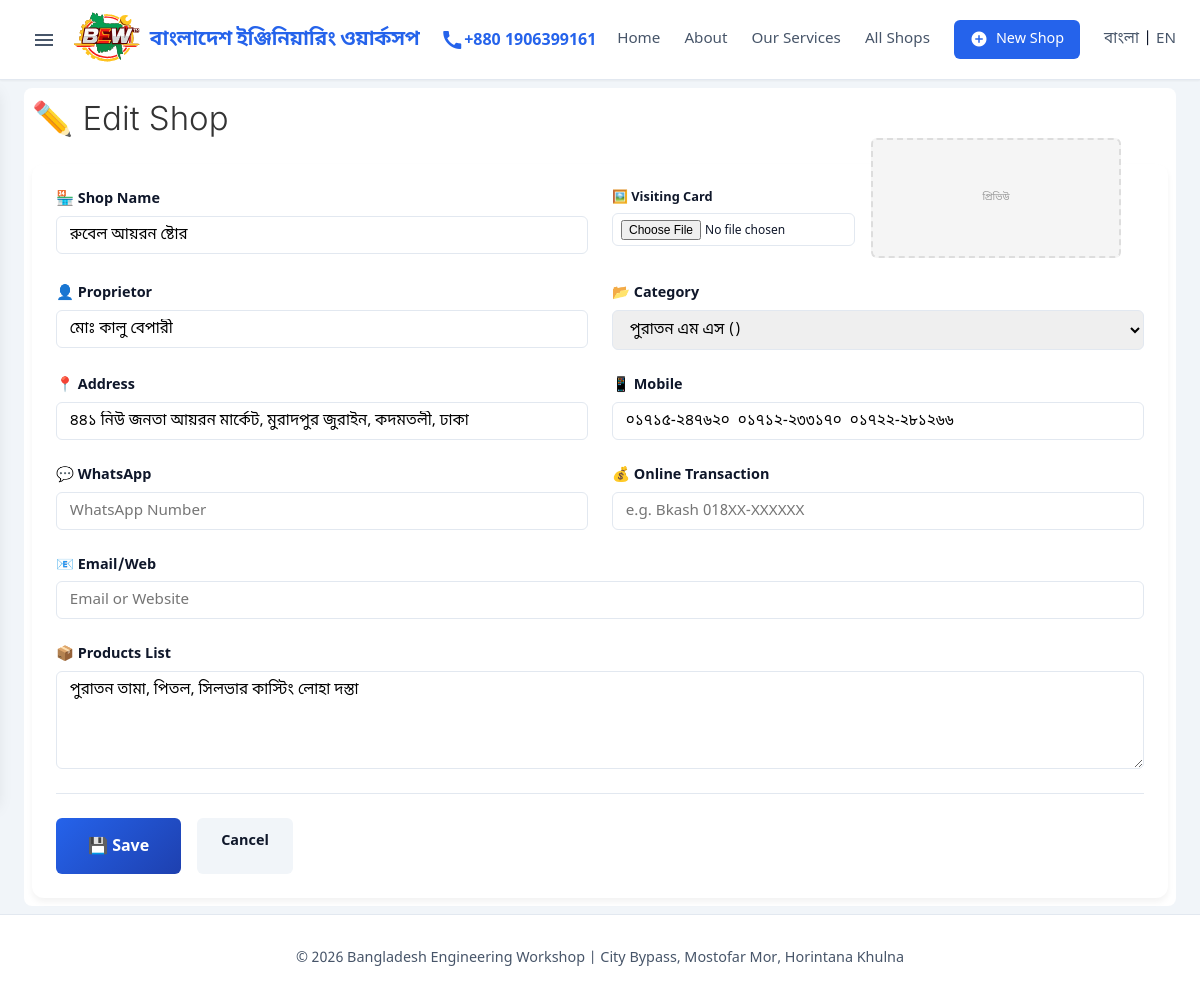
Page /shop/edit/3 on the committed database.
### database.py (models this page shows)
class Shop(db.Model):
    __tablename__ = 'shops'
    id = db.Column(db.Integer, primary_key=True)
    category_id = db.Column(db.Integer, db.ForeignKey('categories.id'))
    serial_no = db.Column(db.String(5000))
    name = db.Column(db.String(20000))
    proprietor = db.Column(db.String(10000))
    address = db.Column(db.Text)
    mobile = db.Column(db.String(10000))
    transaction_status = db.Column(db.String(10000))
    whatsapp = db.Column(db.String(5000))
    email_web = db.Column(db.String(10000))
    products = db.Column(db.Text)
    visiting_card = db.Column(db.String(5000))
    created_at = db.Column(db.DateTime, default=datetime.datetime.now)
    updated_at = db.Column(db.DateTime, default=datetime.datetime.now, onupdate=datetime.datetime.now)
    def to_dict(self):
        return {
            'id': self.id,
            'category_id': self.category_id,
            'category_name': self.category.name if self.category else '',
            'category_name_english': self.category.name_english if self.category else '',
            'serial_no': self.serial_no,
            'name': self.name,
            'proprietor': self.proprietor,
            'address': self.address,
            'mobile': self.mobile,
            'transaction_status': self.transaction_status,
            'whatsapp': self.whatsapp,
            'email_web': self.email_web,
            'products': self.products,
            'visiting_card': self.visiting_card,
            'created_at': self.created_at.isoformat() if self.created_at else None,
            'updated_at': self.updated_at.isoformat() if self.updated_at else None
        }

### app.py (the view, shortened to what this page needs)
@app.route('/shop/edit/<int:shop_id>', methods=['GET', 'POST'])
def edit_shop(shop_id):
    shop = db.get_shop_by_id(shop_id)
    if not shop:
        flash('দোকান খুঁজে পাওয়া যায়নি!', 'error')
        return redirect(url_for('index'))
    categories = db.get_all_categories()
    return render_template('shop_form.html', categories=categories, shop=shop, action='edit', shop_id=shop_id)

### app.py (called while the page is built)
def get_locale():
    if 'lang' in session:
        return session['lang']
    return request.accept_languages.best_match(['bn', 'en'])

@app.context_processor
def inject_categories():
    return dict(categories=db.get_all_categories())

### database.py (called while the page is built)
    def get_all_categories(self):
        cats = Category.query.order_by(Category.id).all()
        return [c.to_dict() for c in cats]

    def get_shop_by_id(self, shop_id):
        shop = Shop.query.get(shop_id)
        return shop.to_dict() if shop else None

    def to_dict(self):
        return {
            'id': self.id,
            'name': self.name,
            'name_english': self.name_english
        }

### templates/shop_form.html (shortened to what this page needs)
{% extends 'base.html' %}
{% block content %}
<section class="shop-form-section">
    <h1 style="margin-bottom: 1.5rem;">
        {% if action == 'add' %}
        ➕ {{ _('Add New Shop') }}
        {% else %}
        ✏️ {{ _('Edit Shop') }}
        {% endif %}
    </h1>
    <form method="POST" class="shop-form" enctype="multipart/form-data">
        <div style="display: grid; grid-template-columns: 1fr 1fr; gap: 1.5rem; margin-bottom: 1.5rem;">
            <div class="form-group" style="margin-bottom: 0;">
                <label for="name">🏪 {{ _('Shop Name') }}</label>
                <input type="text" name="name" id="name" class="form-control" required value="{{ shop.name or '' }}"
                    placeholder="{{ _('Enter shop name') }}">
            </div>
            <div style="display: flex; gap: 1rem; align-items: flex-start;">
                <div class="form-group" style="flex: 0 0 160px; margin-bottom: 0;">
                    <label for="visiting_card" style="font-size: 0.8rem;">🖼️ Visiting Card</label>
                    <input type="file" name="visiting_card" id="visiting_card" class="form-control" accept="image/*"
                        onchange="previewImage(this)" style="font-size: 0.75rem; padding: 0.35rem 0.5rem;">
                </div>
                <div id="imagePreview"
                    style="width: 250px; height: 120px; background: #f5f5f5; border-radius: 6px; border: 2px dashed #ddd; display: flex; align-items: center; justify-content: center; overflow: hidden; flex-shrink: 0; margin-top: -50px;">
                    {% if shop.visiting_card %}
                    <img src="/shop_img/{{ shop.visiting_card }}" alt="Current Card"
                        style="width: 100%; height: 100%; object-fit: cover; border-radius: 4px;">
                    {% else %}
                    <span style="color: #999; font-size: 10px;">প্রিভিউ</span>
                    {% endif %}
                </div>
            </div>
        </div>
        <div style="display: grid; grid-template-columns: 1fr 1fr; gap: 1.5rem; margin-bottom: 1.5rem;">
            <div class="form-group" style="margin-bottom: 0;">
                <label for="proprietor">👤 {{ _('Proprietor') }}</label>
                <input type="text" name="proprietor" id="proprietor" class="form-control"
                    value="{{ shop.proprietor or '' }}" placeholder="{{ _('Proprietor Name') }}">
            </div>
            <div class="form-group" style="margin-bottom: 0;">
                <label for="category_id">📂 {{ _('Category') }}</label>
                <select name="category_id" id="category_id" class="form-control">
                    {% for cat in categories %}
                    <option value="{{ cat.id }}" {% if shop.category_id==cat.id %}selected{% endif %}>
                        {{ cat.name }} ({{ cat.name_english }})
                    </option>
                    {% endfor %}
                </select>
            </div>
        </div>
        <div style="display: grid; grid-template-columns: 1fr 1fr; gap: 1.5rem; margin-bottom: 1.5rem;">
            <div class="form-group" style="margin-bottom: 0;">
                <label for="address">📍 {{ _('Address') }}</label>
                <input type="text" name="address" id="address" class="form-control" value="{{ shop.address or '' }}"
                    placeholder="{{ _('Shop Address') }}">
            </div>
            <div class="form-group" style="margin-bottom: 0;">
                <label for="mobile">📱 {{ _('Mobile') }}</label>
                <input type="text" name="mobile" id="mobile" class="form-control" value="{{ shop.mobile or '' }}"
                    placeholder="{{ _('e.g. 017XX-XXXXXX') }}">
            </div>
        </div>
        <div style="display: grid; grid-template-columns: 1fr 1fr; gap: 1.5rem; margin-bottom: 1.5rem;">
            <div class="form-group" style="margin-bottom: 0;">
                <label for="whatsapp">💬 {{ _('WhatsApp') }}</label>
                <input type="text" name="whatsapp" id="whatsapp" class="form-control" value="{{ shop.whatsapp or '' }}"
                    placeholder="{{ _('WhatsApp Number') }}">
            </div>
            <div class="form-group" style="margin-bottom: 0;">
                <label for="transaction_status">💰 {{ _('Online Transaction') }}</label>
                <input type="text" name="transaction_status" id="transaction_status" class="form-control"
                    value="{{ shop.transaction_status or '' }}" placeholder="{{ _('e.g. Bkash 018XX-XXXXXX') }}">
            </div>
        </div>
        <div style="margin-bottom: 1.5rem;">
            <div class="form-group" style="margin-bottom: 0;">
                <label for="email_web">📧 {{ _('Email/Web') }}</label>
                <input type="text" name="email_web" id="email_web" class="form-control"
                    value="{{ shop.email_web or '' }}" placeholder="{{ _('Email or Website') }}">
            </div>
        </div>
        <div style="margin-bottom: 1.5rem;">
            <div class="form-group" style="margin-bottom: 0;">
                <label for="products">📦 {{ _('Products List') }}</label>
                <textarea name="products" id="products" class="form-control" rows="4"
                    placeholder="{{ _('Products available in this shop...') }}">{{ shop.products or '' }}</textarea>
            </div>
        </div>
        <div class="form-actions" style="margin-top: 1rem;">
            <button type="submit" class="btn btn-primary btn-lg">
                {% if action == 'add' %}
                ➕ {{ _('Add Shop') }}
                {% else %}
                💾 {{ _('Save') }}
                {% endif %}
            </button>
            <a href="{{ url_for('index') }}" class="btn btn-secondary">{{ _('Cancel') }}</a>
        </div>
    </form>
</section>
{% endblock %}

### static/style.css (style rules this page uses)
:root { --primary: #2563eb; --primary-dark: #1e40af; --secondary: #64748b; --success: #10b981; --danger: #ef4444; --surface: #ffffff; --background: #f1f5f9; --text-main: #0f172a; --text-muted: #475569; --border: #e2e8f0; --dark: var(--text-main); --light: var(--background); --text-color: var(--text-main); --shadow-sm: 0 1px 2px 0 rgba(0, 0, 0, 0.05); --shadow: 0 4px 6px -1px rgba(0, 0, 0, 0.1), 0 2px 4px -1px rgba(0, 0, 0, 0.06); --shadow-lg: 0 10px 15px -3px rgba(0, 0, 0, 0.1); --radius: 8px; --radius-sm: 6px; --font-main: 'Noto Sans Bengali', system-ui, -apple-system, sans-serif; --font-inter: 'Inter', sans-serif; --transition: all 0.2s cubic-bezier(0.4, 0, 0.2, 1); }
* { margin: 0; padding: 0; box-sizing: border-box; }
body { font-family: var(--font-main); background-color: var(--background); color: var(--text-main); line-height: 1.6; min-height: 100vh; display: flex; flex-direction: column; }
h1, h2, h3, h4 { font-family: var(--font-inter); font-weight: 300; color: #333333; line-height: 1.2; }
h1 { font-size: 33px; line-height: 44px; margin-bottom: 1.5rem; }
.btn { display: inline-block; padding: 0.75rem 1.5rem; border-radius: var(--radius-sm); text-decoration: none; font-weight: 600; font-size: 0.9rem; transition: var(--transition); border: none; cursor: pointer; font-family: inherit; background: var(--primary); color: white; }
.btn-primary { background: linear-gradient(135deg, var(--primary), var(--primary-dark)); }
.btn-secondary { background: var(--light); color: var(--dark); }
.btn-lg { padding: 1rem 2rem; font-size: 1rem; }
.shop-form-section { background: white; border-radius: var(--radius); padding: 0.5rem; margin: 0.5rem 0; }
.shop-form { background: white; padding: 1.5rem; border-radius: 12px; box-shadow: 0 4px 6px rgba(0, 0, 0, 0.05); }
.form-group { display: flex; flex-direction: column; gap: 0.3rem; }
label { font-weight: 600; color: var(--text-color); font-size: 0.9rem; }
.form-control { padding: 0.5rem 0.8rem; border: 1px solid #e2e8f0; border-radius: 6px; font-size: 0.95rem; transition: var(--transition); font-family: inherit; }
textarea.form-control { min-height: 80px; resize: vertical; }
select.form-control { cursor: pointer; }
.form-actions { margin-top: 2rem; padding-top: 1.5rem; border-top: 1px solid var(--border); display: flex; gap: 1rem; }

### rows in the picture
Shop: name "রুবেল আয়রন ষ্টোর", proprietor "মোঃ কালু বেপারী", address "৪৪১ নিউ জনতা আয়রন মার্কেট, মুরাদপুর জুরাইন, কদমতলী, ঢাকা", mobile "০১৭১৫-২৪৭৬২০ ০১৭১২-২৩৩১৭০ ০১৭২২-২৮১২৬৬", products "পুরাতন তামা, পিতল, সিলভার কাস্টিং লোহা দস্তা"

### other values in the picture
form field category_id "পুরাতন এম এস ()"
